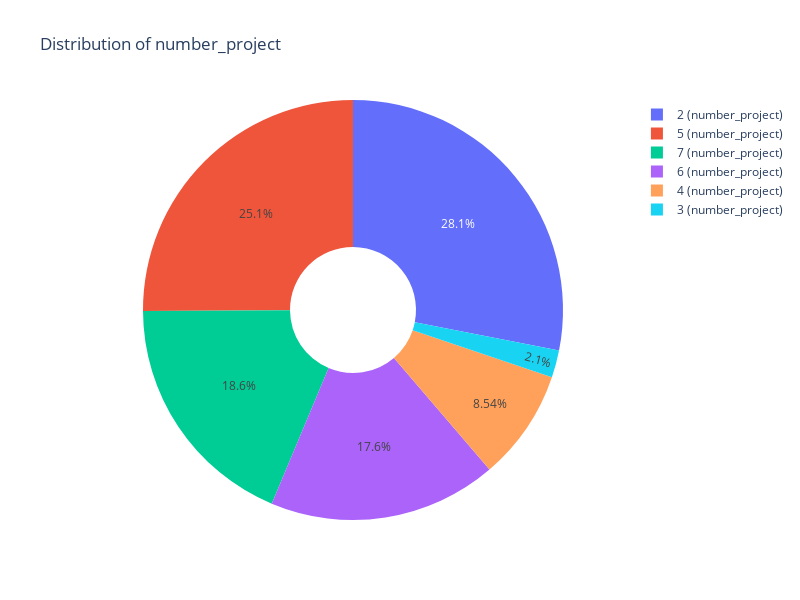

Notebook code cell kept with this figure:
### Code cell
def save_3d_pie_chart(df, col):
    fig = go.Figure(data=[go.Pie(labels=[f'{value} ({col})' for value in df[col].unique()], values=df[col].value_counts(), hole=0.3)])
    fig.update_layout(title=f"Distribution of {col}", scene=dict(aspectmode="cube", camera=dict(eye=dict(x=1.5, y=1.5, z=1.5))), height=600, width=800)
    fig.write_html("number_project.html")
    fig.show()

# Assuming 'df' is your DataFrame and 'number_project' is a column in it
save_3d_pie_chart(df, 'number_project')

### Figure 1 — Plotly figure (JSON) as saved in the notebook; plotly's stock layout.template omitted (floating-point values rounded to 4 significant figures)
{"data": [{"hole": 0.3, "labels": ["2 (number_project)", "5 (number_project)", "7 (number_project)", "6 (number_project)", "4 (number_project)", "3 (number_project)"], "type": "pie", "values": [1940, 1731, 1285, 1214, 590, 145]}], "layout": {"height": 600, "scene": {"aspectmode": "cube", "camera": {"eye": {"x": 1.5, "y": 1.5, "z": 1.5}}}, "title": {"text": "Distribution of number_project"}, "width": 800}}
